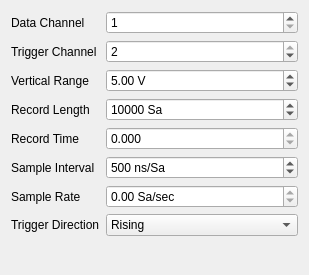
<?xml version="1.0" encoding="UTF-8"?>
<ui version="4.0">
 <class>MotorScopeConfigWidget</class>
 <widget class="QWidget" name="MotorScopeConfigWidget">
  <property name="geometry">
   <rect>
    <x>0</x>
    <y>0</y>
    <width>309</width>
    <height>275</height>
   </rect>
  </property>
  <property name="windowTitle">
   <string>Form</string>
  </property>
  <layout class="QFormLayout" name="formLayout">
   <item row="0" column="0">
    <widget class="QLabel" name="dataChannelLabel">
     <property name="sizePolicy">
      <sizepolicy hsizetype="Preferred" vsizetype="Expanding">
       <horstretch>0</horstretch>
       <verstretch>0</verstretch>
      </sizepolicy>
     </property>
     <property name="text">
      <string>Data Channel</string>
     </property>
    </widget>
   </item>
   <item row="0" column="1">
    <widget class="QSpinBox" name="dataChannelSpinBox">
     <property name="minimum">
      <number>1</number>
     </property>
     <property name="maximum">
      <number>2</number>
     </property>
    </widget>
   </item>
   <item row="1" column="0">
    <widget class="QLabel" name="triggerChannelLabel">
     <property name="sizePolicy">
      <sizepolicy hsizetype="Preferred" vsizetype="Expanding">
       <horstretch>0</horstretch>
       <verstretch>0</verstretch>
      </sizepolicy>
     </property>
     <property name="text">
      <string>Trigger Channel</string>
     </property>
    </widget>
   </item>
   <item row="1" column="1">
    <widget class="QSpinBox" name="triggerChannelSpinBox">
     <property name="minimum">
      <number>1</number>
     </property>
     <property name="maximum">
      <number>2</number>
     </property>
     <property name="value">
      <number>2</number>
     </property>
    </widget>
   </item>
   <item row="2" column="0">
    <widget class="QLabel" name="verticalRangeLabel">
     <property name="sizePolicy">
      <sizepolicy hsizetype="Preferred" vsizetype="Expanding">
       <horstretch>0</horstretch>
       <verstretch>0</verstretch>
      </sizepolicy>
     </property>
     <property name="text">
      <string>Vertical Range</string>
     </property>
    </widget>
   </item>
   <item row="2" column="1">
    <widget class="QDoubleSpinBox" name="verticalRangeDoubleSpinBox">
     <property name="correctionMode">
      <enum>QAbstractSpinBox::CorrectToNearestValue</enum>
     </property>
     <property name="keyboardTracking">
      <bool>false</bool>
     </property>
     <property name="prefix">
      <string/>
     </property>
     <property name="suffix">
      <string> V</string>
     </property>
     <property name="maximum">
      <double>20.000000000000000</double>
     </property>
     <property name="value">
      <double>5.000000000000000</double>
     </property>
    </widget>
   </item>
   <item row="3" column="0">
    <widget class="QLabel" name="recordLengthLabel">
     <property name="sizePolicy">
      <sizepolicy hsizetype="Preferred" vsizetype="Expanding">
       <horstretch>0</horstretch>
       <verstretch>0</verstretch>
      </sizepolicy>
     </property>
     <property name="text">
      <string>Record Length</string>
     </property>
    </widget>
   </item>
   <item row="3" column="1">
    <widget class="QSpinBox" name="recordLengthSpinBox">
     <property name="keyboardTracking">
      <bool>false</bool>
     </property>
     <property name="suffix">
      <string> Sa</string>
     </property>
     <property name="prefix">
      <string/>
     </property>
     <property name="maximum">
      <number>99999999</number>
     </property>
     <property name="singleStep">
      <number>1000</number>
     </property>
     <property name="value">
      <number>10000</number>
     </property>
    </widget>
   </item>
   <item row="5" column="0">
    <widget class="QLabel" name="sampleIntervalLabel">
     <property name="sizePolicy">
      <sizepolicy hsizetype="Preferred" vsizetype="Expanding">
       <horstretch>0</horstretch>
       <verstretch>0</verstretch>
      </sizepolicy>
     </property>
     <property name="text">
      <string>Sample Interval</string>
     </property>
    </widget>
   </item>
   <item row="5" column="1">
    <widget class="QDoubleSpinBox" name="sampleIntervalDoubleSpinBox">
     <property name="keyboardTracking">
      <bool>false</bool>
     </property>
     <property name="suffix">
      <string> ns/Sa</string>
     </property>
     <property name="decimals">
      <number>0</number>
     </property>
     <property name="maximum">
      <double>999999999999.000000000000000</double>
     </property>
     <property name="value">
      <double>500.000000000000000</double>
     </property>
    </widget>
   </item>
   <item row="7" column="0">
    <widget class="QLabel" name="triggerDirectionLabel">
     <property name="sizePolicy">
      <sizepolicy hsizetype="Preferred" vsizetype="Expanding">
       <horstretch>0</horstretch>
       <verstretch>0</verstretch>
      </sizepolicy>
     </property>
     <property name="text">
      <string>Trigger Direction</string>
     </property>
    </widget>
   </item>
   <item row="7" column="1">
    <widget class="QComboBox" name="triggerDirectionComboBox">
     <item>
      <property name="text">
       <string>Rising</string>
      </property>
     </item>
     <item>
      <property name="text">
       <string>Falling</string>
      </property>
     </item>
    </widget>
   </item>
   <item row="6" column="1">
    <widget class="QDoubleSpinBox" name="sampleRateDoubleSpinBox">
     <property name="readOnly">
      <bool>true</bool>
     </property>
     <property name="suffix">
      <string> Sa/sec</string>
     </property>
     <property name="maximum">
      <double>999999999999.000000000000000</double>
     </property>
    </widget>
   </item>
   <item row="4" column="0">
    <widget class="QLabel" name="recordTimeLabel">
     <property name="sizePolicy">
      <sizepolicy hsizetype="Preferred" vsizetype="Expanding">
       <horstretch>0</horstretch>
       <verstretch>0</verstretch>
      </sizepolicy>
     </property>
     <property name="text">
      <string>Record Time</string>
     </property>
    </widget>
   </item>
   <item row="4" column="1">
    <widget class="QDoubleSpinBox" name="recordTimeDoubleSpinBox">
     <property name="readOnly">
      <bool>true</bool>
     </property>
     <property name="suffix">
      <string/>
     </property>
     <property name="decimals">
      <number>3</number>
     </property>
    </widget>
   </item>
   <item row="6" column="0">
    <widget class="QLabel" name="sampleRateLabel">
     <property name="sizePolicy">
      <sizepolicy hsizetype="Preferred" vsizetype="Expanding">
       <horstretch>0</horstretch>
       <verstretch>0</verstretch>
      </sizepolicy>
     </property>
     <property name="text">
      <string>Sample Rate</string>
     </property>
    </widget>
   </item>
   <item row="8" column="1">
    <spacer name="verticalSpacer">
     <property name="orientation">
      <enum>Qt::Vertical</enum>
     </property>
     <property name="sizeHint" stdset="0">
      <size>
       <width>20</width>
       <height>40</height>
      </size>
     </property>
    </spacer>
   </item>
  </layout>
 </widget>
 <resources/>
 <connections/>
</ui>
